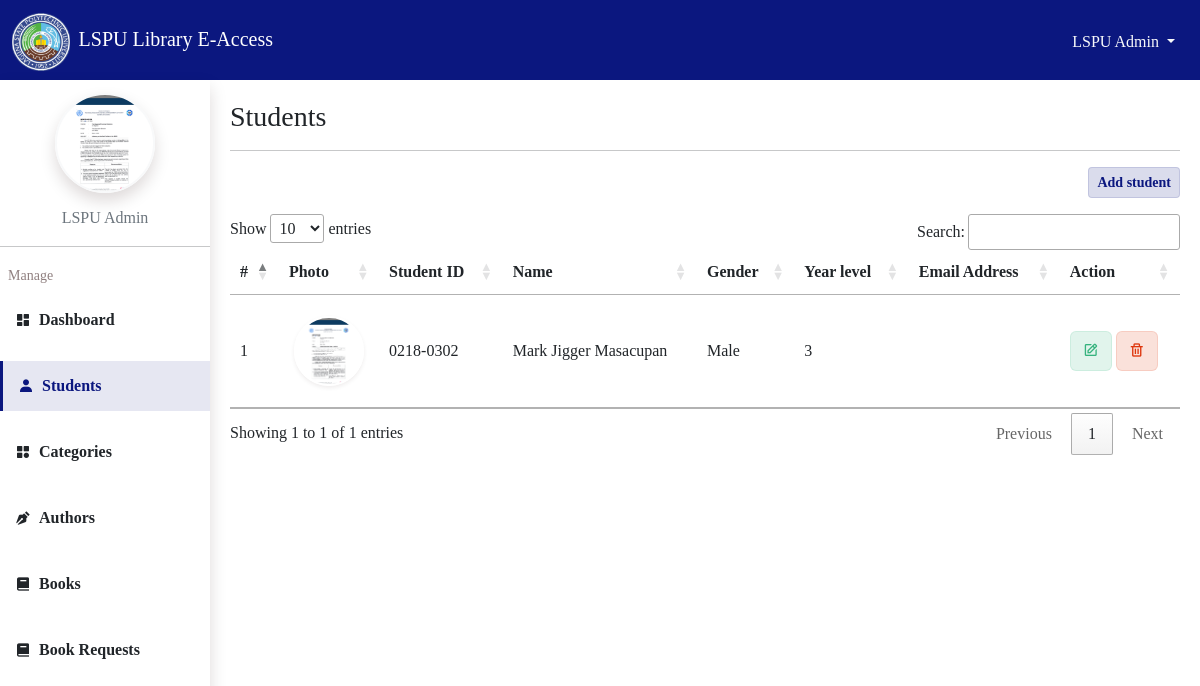
The app's page /admin/students (signed in) with its own data.
### tables this page shows
CREATE TABLE admin (
    id INTEGER PRIMARY KEY AUTOINCREMENT,
    email TEXT UNIQUE NOT NULL,
    username TEXT NOT NULL,
    password TEXT NOT NULL,
    name TEXT NOT NULL,
    photo TEXT NOT NULL
);

CREATE TABLE students (
  id INTEGER PRIMARY KEY AUTOINCREMENT,
  email TEXT NOT NULL,
  password TEXT NOT NULL,
  firstname TEXT NOT NULL,
  middlename TEXT NOT NULL,
  lastname TEXT NOT NULL,
  gender TEXT NOT NULL,
  year_level TEXT NOT NULL,
  student_id TEXT UNIQUE NOT NULL,
  photo
);

### app/admin.py (the view)
@bp.route('/students')
@login_required
def students():
    db = get_db()
    students = db.execute("SELECT * FROM students").fetchall()
    return render_template('admin/students.html.jinja',students=students,len=len(students))

### app/admin.py (called while the page is built)
@bp.before_app_request
def loadAdmin():
    if 'admin_id' in session:
        adminId = session['admin_id']
        db = get_db()
        admin = db.execute("SELECT * FROM admin WHERE id = ?", (adminId,)).fetchone()
    else:
        admin = None
    g.current_url = request.base_url
    g.admin = admin

### app/admin_auth.py (called while the page is built)
@bp.before_app_request
def load_logged_in_user():
    account_id = session.get('admin_id')
    if account_id is None:
        g.admin = None
    else:
        g.admin = get_db().execute(
            'SELECT * FROM admin WHERE id = ?', (account_id,)
        ).fetchone()

def login_required(view):
    @functools.wraps(view)
    def wrapped_view(**kwargs):
        if g.admin is None:
            return redirect(url_for('admin_auth.signin'))
        return view(**kwargs)
    return wrapped_view

### app/db.py (called while the page is built)
def get_db():
    if 'db' not in g:
        g.db = sqlite3.connect(
            current_app.config['DATABASE'],
            detect_types=sqlite3.PARSE_DECLTYPES
        )
        g.db.row_factory = sqlite3.Row
    return g.db

### app/students_auth.py (called while the page is built)
@bp.before_app_request
def load_logged_in_user():
    account_id = session.get('student_id')
    if account_id is None:
        g.student = None
    else:
        g.student = get_db().execute(
            'SELECT * FROM students WHERE id = ?', (account_id,)
        ).fetchone()

### app/templates/admin/students.html.jinja (shortened to what this page needs)
{%extends 'admin/base.html.jinja'%}
{%block content%}
<div class="container">
    <h3>Students</h3>
    <hr>
    <div class="text-end mb-3">
        <button class="btn btn-sm btn-c-primary" type="button" data-bs-toggle="modal" data-bs-target="#add-modal">
            Add student
        </button>
    </div>
    <div class=" table-responsive-md table-responsive-sm">
        <table class="table align-middle" id="table">
            <thead>
                <tr>
                    <th>#</th>
                    <th>Photo</th>
                    <th>Student ID</th>
                    <th>Name</th>
                    <th>Gender</th>
                    <th>Year level</th>
                    <th>Email Address</th>
                    <th>Action</th>
                </tr>
            </thead>
            <tbody>
                {%for x in range(0,len) %}
                <tr>
                    <td>{{x + 1}}</td>
                    <td>
                        <div class="user-photo sm shadow-sm border-white border-2 border" data-img="{{students[x].photo}}"></div>
                    </td>
                    <td>{{students[x].student_id}}</td>
                    <td>{{students[x].firstname}} {{students[x].lastname}}</td>
                    <td>{{students[x].gender}}</td>
                    <td>{{students[x].year_level}}</td>
                    <td>{{students[x].email}}</td>
                    <td>
                        <button class="btn btn-c-success pt-2 fs-6 edit-student" data-bs-target="#edit-modal"
                            data-bs-toggle="modal" data-id="{{students[x].id}}">
                            <i class="bx bx-edit"></i>
                        </button>
                        <button class="btn btn-c-danger pt-2 fs-6 delete" data-id="{{students[x].id}}">
                            <i class="bx bx-trash"></i>
                        </button>
                    </td>
                </tr>
                {%endfor%}
            </tbody>
        </table>
    </div>
</div>
{%endblock%}

### app/templates/admin/base.html.jinja (shortened to what this page needs)
<!DOCTYPE html>
<html lang="en">
<head>
    <link rel="stylesheet" href="{{url_for('static',filename='css/custom.css')}}">
    <link rel="stylesheet" href="{{url_for('static',filename='css/admin.css')}}">
    <link href='https://unpkg.com/boxicons@2.1.4/css/boxicons.min.css' rel='stylesheet'>
    <link rel="stylesheet" href="https://cdn.datatables.net/1.12.1/css/jquery.dataTables.min.css">
    <link rel="stylesheet" href="https://cdn.jsdelivr.net/npm/sweetalert2@11.6.5/dist/sweetalert2.min.css">
</head>
<body class="">
    <nav class="navbar navbar-dark bg-primary" id="navbar">
        <div class="container-fluid">
            <a href="{{url_for('index')}}" class="navbar-brand">
                <img src="{{url_for('static',filename='images/lspu_seal-6 1.png')}}" alt="logo"
                    class="logo img-fluid me-1">
                <span class="d-none d-lg-inline d-md-inline">LSPU Library E-Access</span>
            </a>
            <div class="dropdown">
                <button class="btn btn-link text-decoration-none text-light dropdown-toggle" data-bs-toggle="dropdown"
                    aria-expanded="false">
                    {{g.admin.name}}
                </button>
            </div>
        </div>
    </nav>
    <main>
        {% include 'admin/components/sidebar.html.jinja'%}
        <div class="main-content">
            {%block content%} {%endblock%}
        </div>
    </main>
</body>
</html>

### app/templates/admin/components/sidebar.html.jinja
<aside id="sidebar" class="shadow">
    <div class="header">
        <div class="user-photo shadow border-light border border-2" data-img="{{g.admin.photo}}"></div>
        <p class="text-center fs-6  text-secondary text-capitalize">
            {{g.admin.name}}
        </p>
    </div>
    <hr>
    <ul class="nav flex-column">
        <li class="nav-item ps-2 mb-2 text-black-50">
            <small>Manage</small>
        </li>
        <li class="nav-item mb-3">
            <a href="{{url_for('admin.dashboard')}}" class="nav-link link-dark fw-bold">
                <i class="bx bxs-dashboard me-2"></i>
                <span>Dashboard</span>
            </a>
        </li>
        <li class="nav-item mb-3">
            <a href="{{url_for('admin.students')}}" class="nav-link link-dark fw-bold ">
                <i class="bx bxs-user me-2"></i>
                <span>Students</span>
            </a>
        </li>
        <li class="nav-item mb-3">
            <a href="{{url_for('admin.categories')}}" class="nav-link link-dark fw-bold ">
                <i class="bx bxs-category me-2"></i>
                <span>Categories</span>
            </a>
        </li>
        <li class="nav-item mb-3">
            <a href="{{url_for('admin.authors')}}" class="nav-link link-dark fw-bold ">
                <i class="bx bxs-pen me-2"></i>
                <span>Authors</span>
            </a>
        </li>
        <li class="nav-item mb-3">
            <a href="{{url_for('admin.books')}}" class="nav-link link-dark fw-bold ">
                <i class="bx bxs-book me-2"></i>
                <span>Books</span>
            </a>
        </li>
        <li class="nav-item mb-3">
            <a href="{{url_for('admin.rentals')}}" class="nav-link link-dark fw-bold ">
                <i class="bx bxs-book me-2"></i>
                <span>Book Requests</span>
            </a>
        </li>
    </ul>
</aside>

### app/static/css/admin.css (style rules this page uses)
body { padding: 0; margin: 0; }
#navbar { height: 80px; }
#navbar .logo { width: 3.6rem; height: 3.6rem; }
main #sidebar { position: fixed; left: 0; top: 80px; height: 100vh; width: 210px; background: #fff; overflow-y: auto; }
main #sidebar .nav-link { padding: 13px 15px; display: flex; align-items: center; }
main #sidebar .nav-link.active { background: rgba(11, 23, 127, 0.1) !important; border-left: 3px solid #0B177F; color: #0B177F !important; }
main .main-content { margin-left: 210px; padding: 20px 8px; }
.user-photo { width: 100px; height: 100px; margin: 13px auto; border-radius: 50%; box-sizing: border-box; background-position: center !important; background-repeat: no-repeat !important; background-size: cover !important; }
.user-photo.sm { width: 70px !important; height: 70px !important; }

### records on screen
admin: admin.name "LSPU Admin"
students: student "0218-0302", firstname "Mark Jigger", lastname "Masacupan", gender "Male", year_level "3"

### other values on screen
{{ x + 1 }} "1"
